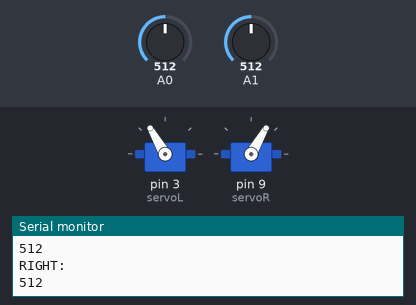
Bench run of a sketch on a simulated Arduino Uno, built with avr-gcc and run on an emulated ATmega328P. Parts: 2 × servo, the last lines printed to the serial monitor. The test bench sets the inputs (shaded band); at power-on: A0 = 512, A1 = 512.

Above: at 1.3 s.
1.4 s: A0 set to 122
At 2.3 s:
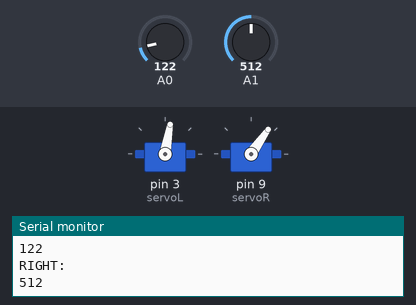
3.0 s: A1 set to 318
4.5 s: A1 set to 288
At 4.8 s:
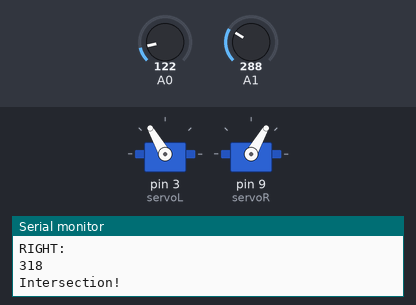
6.5 s: A0 set to 286
8.0 s: A0 set to 311
At 8.9 s:
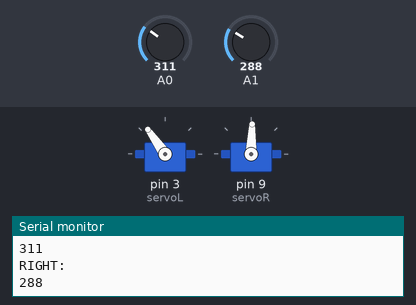
9.5 s: A0 set to 0
At 10.1 s:
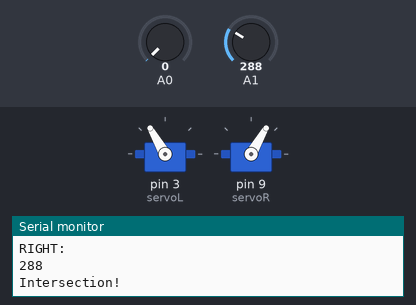
Timing chart, 0 to 12.0 s (numbered marks = the images above; inputs shaded):
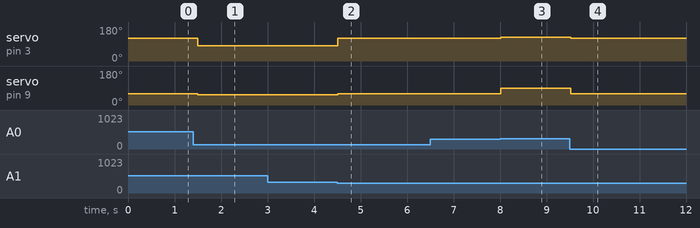

The sketch:

line_follow_hard_code.ino
```cpp
#include <Servo.h>

Servo servoL;
Servo servoR;
int lastError = 0;
int Lspeed = 100;
int Rspeed = 80;
int adj = 0;
unsigned int sensor_values[2];
int countdown = 12;
int turn_num = 0;
int cutoff = 300;

void setup() {
// put your setup code here, to run once:
Serial.begin(9600);
servoL.attach(3);
servoR.attach(9);

}

// left, right, right, right, right, left, left

void loop() {

// put your main code here, to run repeatedly:
    sensor_values[0] = analogRead(A0);
    sensor_values[1] = analogRead(A1);

      if (sensor_values[0] > cutoff && sensor_values[1] > cutoff) {
                //drive straight
          drive_straight();
        //Serial.println("DRIVING STRAIGHT !!!!!");
      }//if robot veers left
      else if (sensor_values[0] < cutoff && sensor_values[1]<cutoff) {
        Serial.println("Intersection!");
       /* switch(turn_num){
          case 0: turn_left();
          case 1: turn_right();
          case 2: turn_right();
          case 3: turn_right();
          case 4: turn_right();
          case 5: turn_left();
          case 6: turn_left();*/
         drive_straight();


        /*turn_num += 1;
        if (turn_num == 7){
          turn_num = 0;*/


      }
      else if (sensor_values[0] < cutoff) { //if robot veers right
        //veer left
        veer_right();
        //Serial.println("VEERING LEFT !!!!!");
      }
      else {
        //veer right
         veer_left();
        //Serial.println("VEERING RIGHT !!!!!");
      }

      delay(500);
      Serial.println("LEFT:");
      Serial.println(sensor_values[0]);
      Serial.println("RIGHT:");
      Serial.println(sensor_values[1]);
      //make tolerance 50?
      //Serial.println(diff);

}

void veer_left(){
        servoL.write(125);
        servoR.write(88);
}

void veer_right(){
        servoL.write(80);
        servoR.write(55);
}

void turn_left(){
        servoL.write(87);
        servoR.write(55);
        Serial.println("LEFT!");
        delay(600);

}

void turn_right(){
        servoL.write(125);
        servoR.write(93);
        Serial.println("RIGHT!");
        delay(600);

}

void drive_straight(){
        servoL.write(120);
        servoR.write(60);

}
```

Measured:
- the behaviour switches between 300 and 299 on A1 (found by bisection; images 1 and 2)
- the behaviour switches between 299 and 300 on A0 (found by bisection; images 2 and 3)
- after the input at 1.4 s, servo on pin 3 (servoL): 120° → 80° after 0.10 s; servo on pin 9 (servoR): 60° → 55° after 0.10 s
- after the input at 4.5 s, servo on pin 3 (servoL): 80° → 120° at once; servo on pin 9 (servoR): 55° → 60° at once
- after the input at 8.0 s, servo on pin 3 (servoL): 120° → 125° at once; servo on pin 9 (servoR): 60° → 88° at once
- after the input at 9.5 s, servo on pin 3 (servoL): 125° → 120° at once; servo on pin 9 (servoR): 88° → 60° at once
